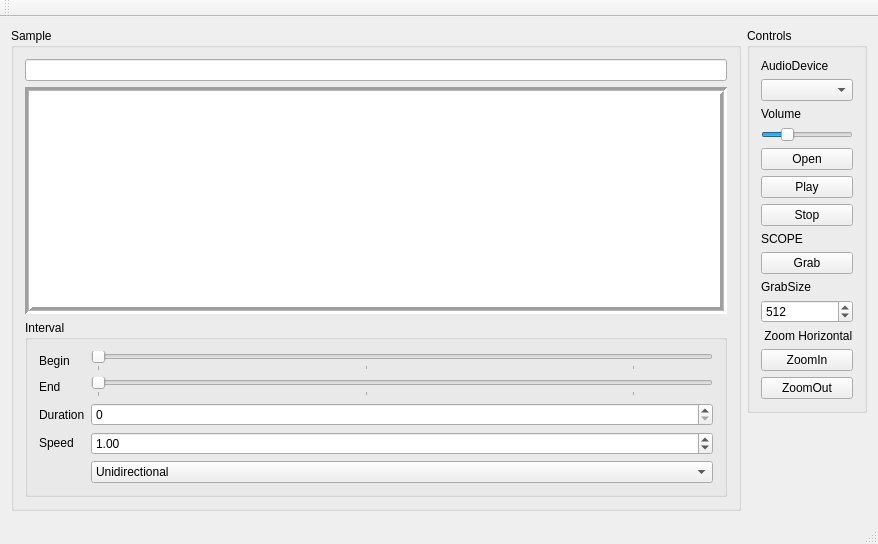
<?xml version="1.0" encoding="UTF-8"?>
<ui version="4.0">
 <class>MainWindow</class>
 <widget class="QMainWindow" name="MainWindow">
  <property name="geometry">
   <rect>
    <x>0</x>
    <y>0</y>
    <width>878</width>
    <height>544</height>
   </rect>
  </property>
  <property name="windowTitle">
   <string>MainWindow</string>
  </property>
  <widget class="QWidget" name="centralWidget">
   <layout class="QHBoxLayout" name="horizontalLayout">
    <item>
     <widget class="QGroupBox" name="groupBox_3">
      <property name="title">
       <string>Sample</string>
      </property>
      <layout class="QVBoxLayout" name="verticalLayout">
       <item>
        <widget class="QLineEdit" name="lineEdit_Path"/>
       </item>
       <item>
        <widget class="QGraphicsView" name="graphicsView_WaveForm">
         <property name="frameShape">
          <enum>QFrame::Box</enum>
         </property>
         <property name="lineWidth">
          <number>3</number>
         </property>
         <property name="midLineWidth">
          <number>1</number>
         </property>
         <property name="sizeAdjustPolicy">
          <enum>QAbstractScrollArea::AdjustToContents</enum>
         </property>
         <property name="backgroundBrush">
          <brush brushstyle="NoBrush">
           <color alpha="128">
            <red>0</red>
            <green>255</green>
            <blue>0</blue>
           </color>
          </brush>
         </property>
         <property name="foregroundBrush">
          <brush brushstyle="NoBrush">
           <color alpha="255">
            <red>0</red>
            <green>0</green>
            <blue>0</blue>
           </color>
          </brush>
         </property>
         <property name="alignment">
          <set>Qt::AlignCenter</set>
         </property>
        </widget>
       </item>
       <item>
        <widget class="QGroupBox" name="groupBox_Interval">
         <property name="title">
          <string>Interval</string>
         </property>
         <layout class="QGridLayout" name="gridLayout">
          <item row="4" column="0">
           <widget class="QLabel" name="label_Speed">
            <property name="sizePolicy">
             <sizepolicy hsizetype="Preferred" vsizetype="Maximum">
              <horstretch>0</horstretch>
              <verstretch>0</verstretch>
             </sizepolicy>
            </property>
            <property name="text">
             <string>Speed</string>
            </property>
           </widget>
          </item>
          <item row="1" column="0">
           <widget class="QLabel" name="label_2">
            <property name="text">
             <string>End</string>
            </property>
           </widget>
          </item>
          <item row="0" column="0">
           <widget class="QLabel" name="label">
            <property name="text">
             <string>Begin</string>
            </property>
           </widget>
          </item>
          <item row="1" column="2">
           <widget class="QSlider" name="horizontalSlider_EndPosition">
            <property name="maximum">
             <number>1000</number>
            </property>
            <property name="orientation">
             <enum>Qt::Horizontal</enum>
            </property>
            <property name="tickPosition">
             <enum>QSlider::TicksBelow</enum>
            </property>
            <property name="tickInterval">
             <number>441</number>
            </property>
           </widget>
          </item>
          <item row="0" column="2">
           <widget class="QSlider" name="horizontalSlider_BeginPosition">
            <property name="maximum">
             <number>1000</number>
            </property>
            <property name="orientation">
             <enum>Qt::Horizontal</enum>
            </property>
            <property name="tickPosition">
             <enum>QSlider::TicksBelow</enum>
            </property>
            <property name="tickInterval">
             <number>441</number>
            </property>
           </widget>
          </item>
          <item row="2" column="0">
           <widget class="QLabel" name="label_6">
            <property name="text">
             <string>Duration</string>
            </property>
           </widget>
          </item>
          <item row="2" column="2">
           <widget class="QSpinBox" name="spinBox_Duration">
            <property name="maximum">
             <number>1024</number>
            </property>
           </widget>
          </item>
          <item row="4" column="2">
           <widget class="QDoubleSpinBox" name="doubleSpinBox_Speed">
            <property name="singleStep">
             <double>0.010000000000000</double>
            </property>
            <property name="value">
             <double>1.000000000000000</double>
            </property>
           </widget>
          </item>
          <item row="5" column="2">
           <widget class="QComboBox" name="comboBox_LoopMode">
            <item>
             <property name="text">
              <string>Unidirectional</string>
             </property>
            </item>
            <item>
             <property name="text">
              <string>BiDirectional</string>
             </property>
            </item>
           </widget>
          </item>
         </layout>
        </widget>
       </item>
      </layout>
     </widget>
    </item>
    <item alignment="Qt::AlignTop">
     <widget class="QGroupBox" name="groupBox_Open">
      <property name="sizePolicy">
       <sizepolicy hsizetype="Preferred" vsizetype="Preferred">
        <horstretch>0</horstretch>
        <verstretch>0</verstretch>
       </sizepolicy>
      </property>
      <property name="title">
       <string>Controls</string>
      </property>
      <property name="alignment">
       <set>Qt::AlignLeading|Qt::AlignLeft|Qt::AlignTop</set>
      </property>
      <layout class="QVBoxLayout" name="verticalLayout_2">
       <item>
        <widget class="QLabel" name="label_5">
         <property name="text">
          <string>AudioDevice</string>
         </property>
        </widget>
       </item>
       <item>
        <widget class="QComboBox" name="comboBox_AudioDevice"/>
       </item>
       <item>
        <widget class="QLabel" name="label_4">
         <property name="text">
          <string>Volume</string>
         </property>
        </widget>
       </item>
       <item>
        <widget class="QSlider" name="horizontalSlider_AudioOutputVolume">
         <property name="sizePolicy">
          <sizepolicy hsizetype="Minimum" vsizetype="Fixed">
           <horstretch>0</horstretch>
           <verstretch>0</verstretch>
          </sizepolicy>
         </property>
         <property name="maximum">
          <number>100</number>
         </property>
         <property name="value">
          <number>25</number>
         </property>
         <property name="orientation">
          <enum>Qt::Horizontal</enum>
         </property>
         <property name="tickPosition">
          <enum>QSlider::NoTicks</enum>
         </property>
        </widget>
       </item>
       <item>
        <widget class="QPushButton" name="pushButton_Open">
         <property name="text">
          <string>Open</string>
         </property>
        </widget>
       </item>
       <item>
        <widget class="QPushButton" name="pushButton_Play">
         <property name="text">
          <string>Play</string>
         </property>
        </widget>
       </item>
       <item>
        <widget class="QPushButton" name="pushButton_Stop">
         <property name="text">
          <string>Stop</string>
         </property>
        </widget>
       </item>
       <item>
        <widget class="QLabel" name="label_7">
         <property name="text">
          <string>SCOPE</string>
         </property>
        </widget>
       </item>
       <item>
        <widget class="QPushButton" name="pushButton_ScopeGrab">
         <property name="text">
          <string>Grab</string>
         </property>
        </widget>
       </item>
       <item>
        <widget class="QLabel" name="label_8">
         <property name="text">
          <string>GrabSize</string>
         </property>
        </widget>
       </item>
       <item>
        <widget class="QSpinBox" name="spinBox_ScopeGrabSize">
         <property name="maximum">
          <number>4096</number>
         </property>
         <property name="value">
          <number>512</number>
         </property>
        </widget>
       </item>
       <item>
        <widget class="QLabel" name="label_3">
         <property name="text">
          <string> Zoom Horizontal</string>
         </property>
        </widget>
       </item>
       <item>
        <widget class="QPushButton" name="pushButton_ZoomInHorizontal">
         <property name="text">
          <string>ZoomIn</string>
         </property>
        </widget>
       </item>
       <item>
        <widget class="QPushButton" name="pushButton_ZoomOutHorizontal">
         <property name="text">
          <string>ZoomOut</string>
         </property>
        </widget>
       </item>
      </layout>
     </widget>
    </item>
   </layout>
  </widget>
  <widget class="QMenuBar" name="menuBar">
   <property name="geometry">
    <rect>
     <x>0</x>
     <y>0</y>
     <width>878</width>
     <height>21</height>
    </rect>
   </property>
  </widget>
  <widget class="QToolBar" name="mainToolBar">
   <attribute name="toolBarArea">
    <enum>TopToolBarArea</enum>
   </attribute>
   <attribute name="toolBarBreak">
    <bool>false</bool>
   </attribute>
  </widget>
  <widget class="QStatusBar" name="statusBar"/>
 </widget>
 <layoutdefault spacing="6" margin="11"/>
 <resources/>
 <connections/>
</ui>
